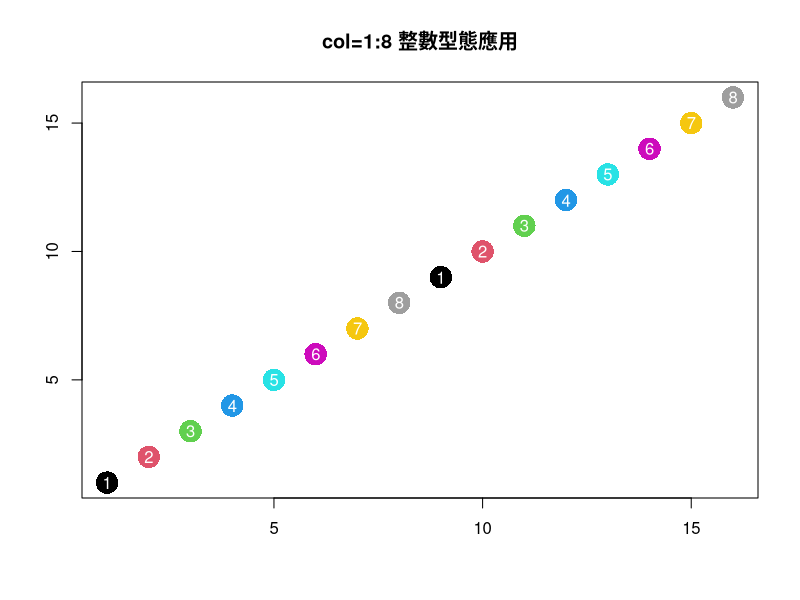

This chart was generated by the following R code: (Note: this script raises an error after producing the figure.)
# file     : hands_on_r_01_object.R
# title    : R入門實作班
# subtitle : 資料物件補充篇
# author   : Ming-Chang Lee
# date     : 2026.08.02
# YouTube  : https://www.youtube.com/@alan9956
# RWEPA    : http://rwepa.blogspot.tw/
# GitHub   : https://github.com/rwepa
# Email    : alan9956@gmail.com

# 向量,因子,矩陣,陣列,資料框,串列與時間序列詳細說明

# 🍎1.向量 (vector) -----

# 向量是最基本的物件, 可以使用 c() 建立
# ":"表示連續範圍, 例: c(1:10), 亦可使用 1:10 表示.
# ","表示不連續範圍. 例: c(1, 2, 3, 5, 8)
# 向量類似 Excel 的一個直行資料.
# 向量包括整數,數值,複數,字串,邏輯值,日期等.
# 向量中所有資料型別須相同, 例: 一個向量的資料型態須同為整數或數值或字串,不可以混合使用.
# 例: 資料如果包括數值與字串資料型態, R會進行隱含式轉換(Implicit conversion).
# 隱含式轉換會將混合的資料型態轉換為為相容性較高的資料型態.
# 數值與字串全部轉為字串.

# 向量是1個維度, 向量擴充成2個維度為矩陣, 擴充成3個以上的維度是陣列.

# plot繪圖顏色col參數設定為整數型態的向量

plot(x=1:16, y=1:16, 
     col=1:16, 
     pch=16, 
     cex=3, 
     main="col=1:8 整數型態應用", 
     xlab='', 
     ylab='')
text(1:16, labels=1:8, col='white')

# 使用plot函數的col=1:8設定,分別表示黑,紅,綠,藍,青,紫,黃與灰.
# 如果數字大於8,則顏色會重複使用.
# pch表示繪圖的符號,16表示實心圓形.
# cex為設定文字的大小,預設值為1,大於1表示放大,小於1表示縮小.

# 657個顏色 -----
# https://www.columbia.edu/~yw2148/Rcolor.pdf
colors()

# 建立向量函數 c (concatenate) -----
x <- c(1, 3, 5, 7, 9)
x
class(x) # "numeric"

x <- seq(from=100, to=140, 3)
x

# 整數向量 -----
v0 <- c(1:10)
v0
class(v0) # integer
typeof(v0)

# 實數向量 -----
v1 <- c(.29, .30, .15, .89, 0.12)
v1
class(v1)
typeof(v1) # double

v1[1]
v1[2:4]
v1[1,3,5] # error
v1[c(1,3,5)]

# 字元向量 -----
x2 <- c("Taiwan", "China", "USA")
x2
is.vector(x2)

# Expand the length of a vector
length(x2) <- 5
x2

# 數值+字元向量 -----
# 強制(coercion)轉換成相容性較高的單一相同資料型態.
v2 <- c(.29, .30, .15, .89, .12, "RWEPA")
v2
class(v2)
typeof(v2)
mean(v2)

# 轉換為數值資料
as.numeric(v2)

# 如何取得數值資料之平均值
mean(as.numeric(v2))
mean(as.numeric(v2), na.rm=TRUE)

# 向量具有 mode, length 屬性 
x1 <- vector(mode="numeric", length=1000000)

# 檢視前6筆資料
head(x1)

# 檢視前3筆資料
head(x1, n=3)

# 判斷是否為向量
is.vector(x1)

# 字串向量
taiwan1 <- c("正月初一", "正月初二", "正月初四", "正月初五", "正月初九", "正月十五")
names(taiwan1) <- c("春節", "回娘家", "接神日", "迎財神", "天公生", "元宵節")
taiwan1

# 顯示所有物件清單
ls()

# 顯示 datasets 套件的所有資料集 -----
data(package="datasets")

#汽車道路測試資料集 -----
mtcars

# 線上說明
?mtcars

# 以下程式不執行,亦可直接使用 datasets 套件
data(mtcars, package="datasets")

# 載入套件清單
# 預設R啟動後會自動載入 datasets 套件
search()

# str資料結構
str(mtcars)

# summary資料摘要,本範例所有變數皆為數值資料,且沒有NA遺漏值
summary(mtcars)
# Min.		: Minimum 最小值
# 1st Qu.	: First quartile 或25百分位數或第一四分位數 Q_1
# Median	: Second quartile 中位數或50百分位數或第二四分位數 Q_2
# Mean	  : 平均值
# 3rd Qu.	: Third quartile 或75百分位數或第三四分位數 Q_3
# Max.    : Maximum 最大值

# 取出直行向量,即某一欄位,某一變數
# 資料物件$欄位名稱

# 方法1 結果為向量,建議採用方法1之向量物件.
mtcars$mpg

# 方法2 結果為資料框
mtcars['mpg']

# 方法3 結果為向量
mtcars[, c('mpg')]

# 方法4 使用指標題(index)結果為向量
mtcars[,1]

class(mtcars$mpg)  # numeric
typeof(mtcars$mpg) # double

#讀取向量元素 (mtcars) -----
mtcars_mpg <- mtcars$mpg
mtcars_mpg
mtcars_mpg[1] # 第1筆資料
mtcars_mpg_number <- length(mtcars_mpg)
mtcars_mpg[mtcars_mpg_number] # 最後1筆資料

# R指標使用-1表示刪除, Python指標-1表示最後一筆 -----

mtcars_mpg[0] # 指標須從1開始
mtcars_mpg[33] # 資料最多為32筆,第33筆無資料,回傳NA
mtcars_mpg[1:6] # 篩選第1至6筆
head(mtcars_mpg) # 顯示前6筆,結果與上述相同

# 篩選倒數第6筆至最後1筆
mtcars_mpg[(mtcars_mpg_number-5):mtcars_mpg_number]

# 顯示最後6筆,結果與上述相同
tail(mtcars_mpg)

mtcars_mpg[c(1,3,5,8:10)] # 使用逗號選取不連續範圍
mtcars_mpg[-c(3:6)]       # 使用負號表示NOT,即刪除範圍
mtcars_mpg[c(30:32)]      # 使用冒號選取

# 向量常用函數 -----
# c	      # 建立向量
# min	    # 最小值
# max	    # 最大值
# abs	    # 絕對值
# sqrt	  # 根號
# round	  # 四捨五入
# ^	      # 次方,線上查詢?'^',查詢時左右二邊須加上單引號或雙引號
# %%	    # 餘數,線上查詢?'%%'
# %/%	    # 商數,線上查詢?'%/%'
# log	    # 以 e 為底的對數,即自然對數
# log10	  # 以 10 為底的對數
# log2	  # 以 2 為底的對數
# exp	    # 自然指數
# sin	    # 正弦函數,?sin參考其他三角函數

# mean	  # 平均值
# median	# 中位數
# var	    # 變異數
# sd	    # 標準差
# diff	  # 二個元素相減
# sort	  # 排序
# order	  # 排序的指標順序
# sum	    # 加總
# prod	  # 相乘
# cumsum  # 累積加總
# cumprod # 累積相乘
# which	  # 邏輯值為TRUE的指標
# any	    # 任何一個元素符合條件,其結果為TRUE
# all	    # 所有元素符合條件,其結果為TRUE

pi        # 3.141593
NaN       # 不是一個數值 (Not a Number)
Inf       # 無窮大 (infinity)
-Inf      # 負無窮大
.Machine  # 電腦數值的界限
letters   # 小寫英文字母
LETTERS   # 大寫英文字母
month.abb  # 英文月份縮寫
month.name # 英文月份

# 🦞實作練習 -----
# Cars93 {MASS}
# 找出 Luggage.room 變數大於該欄位平均數的資料筆數?
# Analysis:

# 🍎2.因子(factor) -----

# 因子是一種較特別的向量, 因子主要功能是儲存字元向量, R內部以整數1,2,3,...表示
# 因子可以視為類別型變數.

# 例: 銷售資料中的地區別欄位包括北部地區,中部地區,南部地區,東部地區以及離島地區.
# 上述R的內部儲存方式如下:
# 北部地區 整數1
# 中部地區 整數2
# 南部地區 整數3
# 東部地區 整數4
# 離島地區 整數5

# 因子 factor
f1 <- factor(1:3)
f2 <- factor(1:3, levels=1:5)

f1
f2

f2[4] <- 5
f2[5] <- 10
f2

# factor with levels
eyeColors <- factor(c("brown", "blue", "blue", "green", "brown", "brown", "brown"))
eyeColors
levels(eyeColors)
str(eyeColors)

# Factor w/ 3 levels "blue","brown",..: 2 1 1 3 2 2 2
# R內部使用整數表示因子, 加速電腦執行.
# w/ 表示 with

gender <- factor(c("男", "女", "男", "男", "女"))
gender
levels(gender)
str(gender)

# 有序因子 (ordered factor) -----
# 適用時機: 有限類別型變數
# 例: 李克特量表 (Likert scale)
# 李克特五點選項 (1強烈反對 2不同意 3不同意也不反對 4同意 5堅決同意)

ClothSize <- ordered(c("L", "H", "L", "M", "H"), 
                     levels = c("L", "M", "H"))
ClothSize
levels(ClothSize)
str(ClothSize)

# 因子轉換 -----
# as.factor() 		  轉換為因子
# as.numeric()     	轉換為數值
# as.character()   	轉換為字串

# 🦞實作練習 -----
# iris {datasets}
# iris 資料集
# 安德森鳶尾花卉資料集(Anderson's Iris data set), 鳶尾花卉資料集(Iris flower data set), 
# 或費雪鳶尾花卉資料集(Fisher's Iris data set)是一種多重變數分析的資料集.
# 最初是埃德加·安德森從加拿大加斯帕半島的鳶尾屬花朵中提取的形態學變異資料.
# 後由羅納德·費雪(Ronald Aylmer Fisher)作為判別分析的一個例子,運用到統計學中.
# https://zh.wikipedia.org/zh-tw/安德森鸢尾花卉数据集

?iris

# 將數值變數轉換為類別型變數 --> 群組功能
# 將 ris$Sepal.Length 區分為三個區間 (min, Q1], (Q1, Q3], (Q3, max]
# 三個區間的標籤為 {"small", "middle", "large"}
# Analysis:
?cut

# 🍎3.矩陣 (matrix) -----

# 矩陣是二維陣列.
# 矩陣所有資料的資料型別須相同, 不可以混合使用.
# 考慮線性代數的一個 m×n 矩陣是由m列與n行所形成, 可以使用 matrix() 建立.
# 考慮線性代數的一個 n×n 方陣(Square matrix)是由n列與n行所形成, 可以使用 matrix() 建立.
# 矩陣與方陣在R中皆以矩陣(matrix)方式儲存.
# 將資料填入至矩陣資料物件時,預設採用直行方式由上至下,由左至右方式儲存

# 預設採用直行填入資料
x <- matrix(c(1:4), ncol = 2)
x
# [,1] [,2]
# [1,]    1    3
# [2,]    2    4

# 使用 byrow = TRUE 改為橫列填入
x <- matrix(c(1:4), ncol = 2, byrow = TRUE)
x
# [,1] [,2]
# [1,]    1    2
# [2,]    3    4

# 矩陣運算
is.matrix(x)
as.matrix(head(iris[-5], n=4))

y <- matrix(c(4:1), ncol = 2)
y

x + y
x - y
x %*% y # 矩陣相乘
t(x)    # 矩陣轉置(Transpose)
diag(x) # 對角線矩陣的值

?solve # 解a*x=b,計算x值

# 🍎4.陣列 (array) -----

# 陣列(Array)是矩陣的維度擴充,矩陣最多是2個維度,陣列允許大於或等於2個維度.
# 陣列資料物件所有元素的資料型態須相同,即所有資料皆為數字,字串與邏輯值,不可以混合使用,此特性與向量及矩陣相同.

# 建立陣列的函數為array(data = NA, dim = length(data), dimnames = NULL)
# data參數為輸入資料,預設的維度等於資料的長度.
# dimnames參數可以設定各維度的名稱.

# as.array函數為轉換為陣列.
# is.array函數可判斷物件是否為陣列.

a1 <- array(LETTERS)
a1
dim(a1)      # 26
class(a1)    # array
is.array(a1) # TRUE

a2 <- array(data=c(1:3), dim=c(2,3,2))
a2
# , , 1
# 
# [,1] [,2] [,3]
# [1,]    1    3    2
# [2,]    2    1    3
# 
# , , 2
# 
# [,1] [,2] [,3]
# [1,]    1    3    2
# [2,]    2    1    3

# 預設data會採用直行且循環填滿
# c(2,4,3) 2列,4行,3個元素
a3 <- array(data=c(1:24), dim=c(2,4,3))
a3
# , , 1
# 
# [,1] [,2] [,3] [,4]
# [1,]    1    3    5    7
# [2,]    2    4    6    8
# 
# , , 2
# 
# [,1] [,2] [,3] [,4]
# [1,]    9   11   13   15
# [2,]   10   12   14   16
# 
# , , 3
# 
# [,1] [,2] [,3] [,4]
# [1,]   17   19   21   23
# [2,]   18   20   22   24

dim(a3)
# [1] 2 4 3

# 篩選第1個元素
a3[,,1]

# 篩選前2列,前3行,第1,3元素
a3[1:2, 1:3, c(1,3)]
# , , 1
# 
# [,1] [,2] [,3]
# [1,]    1    3    5
# [2,]    2    4    6
# 
# , , 2
# 
# [,1] [,2] [,3]
# [1,]   17   19   21
# [2,]   18   20   22

# 🍎5.資料框 (data.frame) -----

# cars 資料集 -----
# 不用輸入載入資料函數data,亦可直接存取cars
data(cars, package = "datasets")

?cars
help(cars)
head(cars, n=3)

class(cars)  # "data.frame",表示資料框

cars[2]      # 篩選第2 行,class結果為"data.frame",表示資料框

cars["dist"] # 篩選dist行,class結果為"data.frame",表示資料框

cars[,2]     # 篩選第2 行,class結果為"numeric",表示向量

iris

# 最前面6筆資料 head
head(iris)

# 最後面6筆資料 tail
tail(iris)

# 資料結構 str
str(iris)

# 資料摘要 summary
summary(iris)

# 🦞實作練習 -----
# iris {datasets}
# 找出 Sepal.Length變數大於中位數的資料集
# 學員思考並練習^_^

# 🦞實作練習 -----
# Cars93 {MASS}
# 練習 Cars93 資料集的操作
data(Cars93, package = "MASS") # 載入資料集
?Cars93
??Cars93
Cars93
str(Cars93)
summary(Cars93)

# 列資料篩選
Cars93[1:3,]
Cars93[c(2,4,6,90),]

# 行資料篩選
Cars93[1]
Cars93[,1]
Cars93["Manufacturer"]

Cars93[2:4]
Cars93[,2:4]

head(Cars93[c(1,3,5,7)])
head(Cars93[c("Manufacturer", "Type", "Price", "MPG.city")])

# 條件式資料篩選
Cars93[Cars93$Price > 30,]
Cars93[Cars93$Price > 30 & Cars93$Type == "Large",]

# 將 Luggage.room 的遺漏值以平均值填補
mean(Cars93$Luggage.room) # NA

Luggage.room_Mean <- mean(Cars93$Luggage.room, na.rm = TRUE)
sum(is.na(Cars93$Luggage.room)) # 11
Cars93$Luggage.room[is.na(Cars93$Luggage.room)] <- Luggage.room_Mean
sum(is.na(Cars93$Luggage.room)) # 0

# 彙總計算 table, aggregate -----

# table     --> 次數統計表
# aggregate --> 類似 Excel 樞紐分析

data(Cars93, package = "MASS")

head(Cars93)

str(Cars93)

summary(Cars93) # 有NA值

table(Cars93$Type)

aggregate(Price ~ Type, data = Cars93, FUN = mean)

aggregate(Price ~ Type + Origin, data = Cars93, FUN = mean)

aggregate(Luggage.room ~ Type, data = Cars93, FUN = mean) # 預設NA為na.omit

# 資料框排序 -----
df <- head(iris, n = 5)

# 遞增排序
df[order(df$Sepal.Length),]

# 遞減排序
df[order(df$Sepal.Length, decreasing = TRUE),]

# 群組 table (交叉表格) -----

# 群組個數 table
table(Cars93$AirBags)

# 群組個數 table-2個維度 table(列變數, 行變數)
table(Cars93$AirBags, Cars93$Origin)

# addmargins 新增邊界值 -----

# 群組邊界計算 addmargins-預設值為總和
addmargins(table(Cars93$AirBags, Cars93$Origin))

# 群組邊界計算 addmargins-mean
addmargins(table(Cars93$AirBags, Cars93$Origin), FUN = mean)

# 群組百分比計算 prop.table
prop.table(table(Cars93$AirBags, Cars93$Origin))

# table 多維度
# 安全氣囊, 進口別, 傳動系統
table(Cars93$AirBags, Cars93$Origin, Cars93$DriveTrain)

# aggregate (Excel樞紐分析)
# 類別平均值計算
aggregate(x = Price ~ AirBags, data = Cars93, FUN = mean)

aggregate(x = Price ~ AirBags + Origin, data = Cars93, FUN = mean)

# 🍎6.串列 (list) -----

# R建立模型函數回傳值大部分以串列資料物件為主,例：建立線性模型lm函數之回傳值為串列.

# list建立串列
mylist <- list(head(month.abb, n=3), matrix(c(1:6), ncol=3), head(cars))
mylist
class(mylist)
str(mylist) # List of 3
length(mylist) # 3

# 使用指標篩選元素

mylist[1] # 鍵與值
# [[1]]
# [1] "Jan" "Feb" "Mar"

mylist[[1]] # 只有值

# 元素的長度
length(mylist[[1]]) # 3
length(mylist[[2]]) # 6
length(mylist[[3]]) # 2

# 元素的鍵與值
mylist[2]
mylist[[2]]
mylist[2] + 10   # Error
mylist[[2]] + 10 # OK

# list元素名稱
names(mylist) # NULL表示沒有元素名稱
names(mylist) <- c("Month", "Data", "Cars")
mylist # 包括元素名稱

# 使用名稱篩選元素的值
mylist$Month
# [1] "Jan" "Feb" "Mar"

mylist$Data
#      [,1] [,2] [,3]
# [1,]    1    3    5
# [2,]    2    4    6

mylist$Cars
#   speed dist
# 1     4    2
# 2     4   10
# 3     7    4
# 4     7   22
# 5     8   16
# 6     9   10

# 判斷是否相等
identical(mylist$Data, mylist[[2]]) # TRUE

# 統計運算函數回傳 list -----
?women
women # 15*2
womenLinerModel <- lm(weight ~ height, data=women) # y~x1+x2+x3+...
class(womenLinerModel) # lm
typeof(womenLinerModel)
str(womenLinerModel) # List of 12
womenLinerModel$coefficients
# weight = -87.51667 + 3.45000*height

# 🍎7.時間序列 (ts) -----

# 時間序列是一組按照時間發生先後順序進行排列的資料序列.
# 通常一組時間序列的時間間隔為一固定值.
# 例: 國內生產毛額(GDP), 消費者物價指數(CPI), 加權股價指數, 利率, 匯率與每日溫度等.

# 建立時間序列的語法為ts函數
?ts
# data為輸入的觀測值.
# start為啟始時間單位,可以使用整數或實數,實數表示frequency所佔的比例.
# end為結束時間單位, 一般參數end不用輸入,ts函數會自行計算.
# frequency為整數數值, 表示一年內發生頻率,  1為年單位, 4為季單位, 12為月單位.
# deltat為frequency的倒數.

# as.ts 函數: 將物件轉換為時間序列.
# is.ts 函數: 判斷是否為時間序列, 結果為TRUE或FALSE.

# 實務應用時, 可採用 zoo 與 xts 等套件進行時間序列操作.
# 參考: R 入門資料分析與視覺化應用-2-8 好用的日期時間資料處理zoo, xts套件
# https://mastertalks.tw/products/r?ref=MCLEE

# ts 範例
set.seed(168)
x <- matrix(rnorm(300), 100, 3, dimnames=list(NULL, c("Stock1", "Stock2", "Stock3")))
invest <- ts(x, start = c(2005, 1), frequency = 12)
class(invest)
# [1] "mts" "ts" "matrix"

head(invest, n=3)
#          Stock1    Stock2     Stock3
# [1,] -0.5237601 1.6010045 -0.2243593
# [2,]  0.3884328 0.4373063 -1.1558917
# [3,]  0.8771446 0.9600000 -0.0145320

start(invest)
# [1] 2005    1

end(invest)
# [1] 2013    4

plot(invest)
# end
